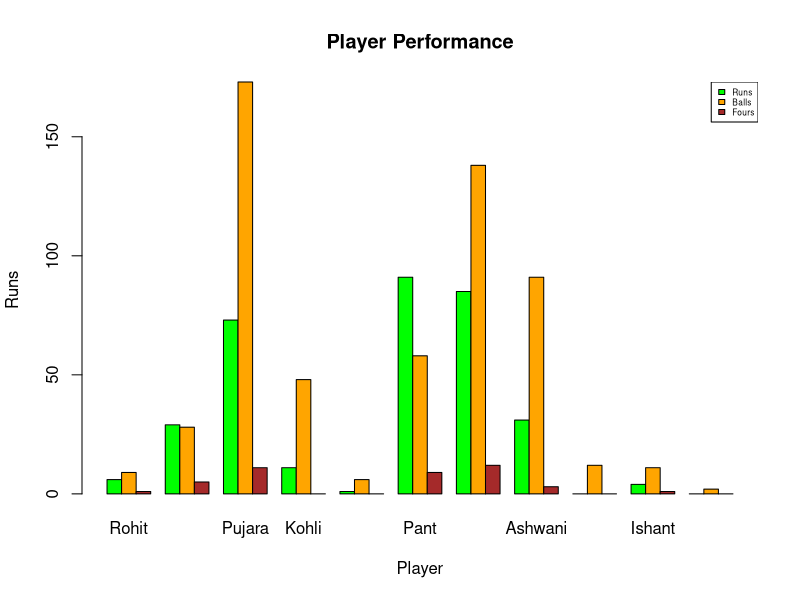
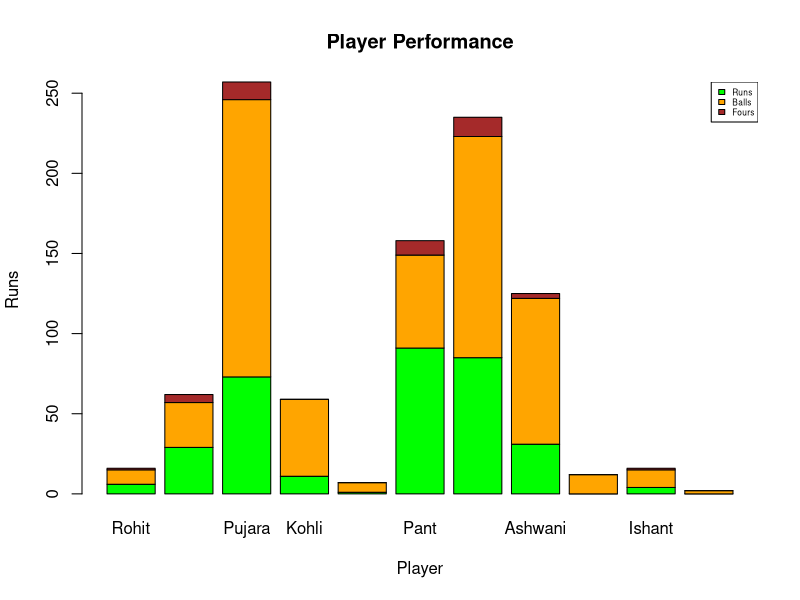

These figures' R source, in order:
#Avinash Singh 2011MC04
#Question 3
#Bar Plot
Player <-c("Rohit","Subham","Pujara","Kohli","Rahane","Pant","Washington","Ashwani","Nadeem","Ishant","Bumrah")
Runs <- c(6,29,73,11,1,91,85,31,0,4,0)
Balls<-c(9,28,173,48,6,58,138,91,12,11,2)
Fours<-c(1,5,11,0,0,9,12,3,0,1,0)
info<-c("Runs","Balls","Fours")
colors = c("green", "orange", "brown")
mat<-cbind(Runs,Balls,Fours)
print(mat)

# Creating the matrix of the values. 
Values <- matrix(mat,nrow = 3, ncol = 11, byrow= TRUE) 
Values
# Creating the bar chart 
barplot(Values, main = "Player Performance", names.arg = Player, xlab = "Player", ylab = "Runs", col =colors, beside=TRUE) 

# Adding the legend to the chart 
legend("topright", info, cex = 0.5, fill = colors) 

# Creating the bar chart 
barplot(Values, main = "Player Performance", names.arg = Player, xlab = "Player", ylab = "Runs", col =colors)

# Adding the legend to the chart 
legend("topright", info, cex = 0.5, fill = colors)